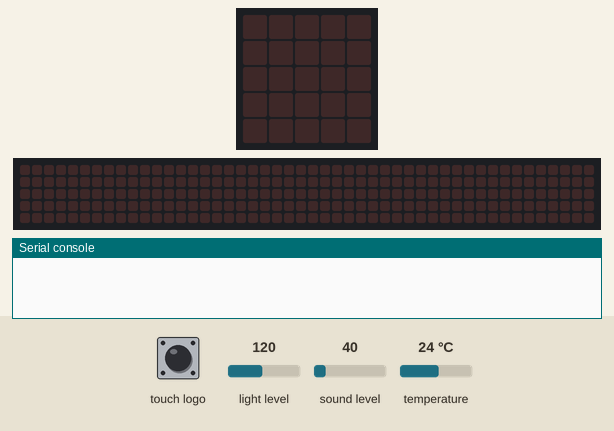
A program run on a simulated BBC micro:bit running MicroPython. Parts: the board's 5×5 LED display, a strip that is not on the board, showing the scrolling text unrolled, the last lines printed to the serial console. The test bench sets the inputs (shaded band); at power-on: light level 120, sound level 40, temperature 24 °C. The 48×5 strip is a reading aid, not a part: it shows the text the display is scrolling, unrolled, one strip-width of it at a time; data-log rows are listed on the console.

Above: at 1.2 s.
1.3 s: touch logo pressed for 0.15 s
At 1.37 s:
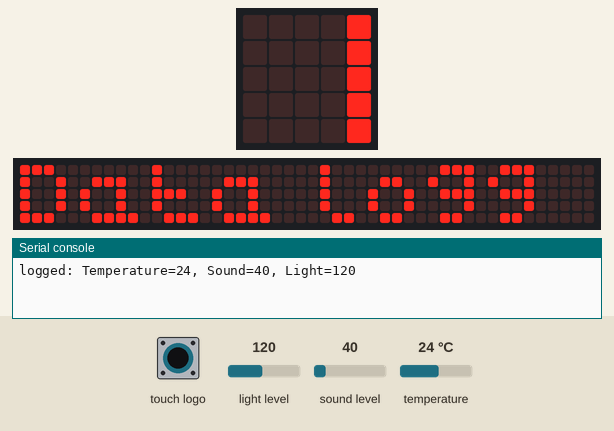
At 11.6 s:
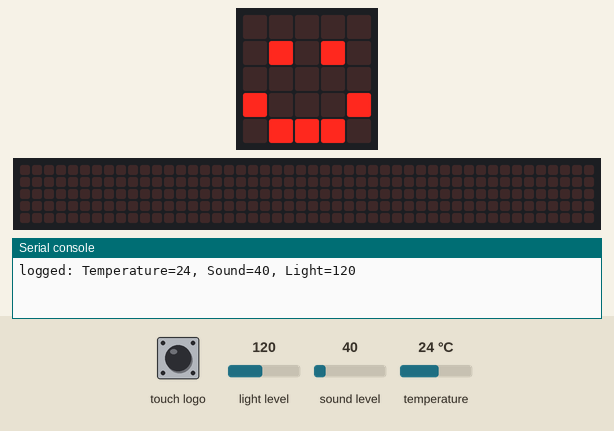
Timing chart, 0 to 11.9 s (numbered marks = the images above; inputs shaded):
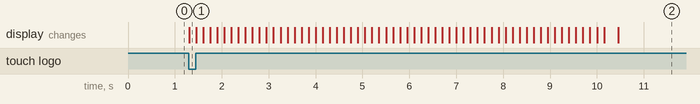

The program:

MicroBit3.py
```python
from microbit import *
import log


while True:
    temp=temperature()
    sound=microphone.sound_level()
    light=display.read_light_level()
    if pin_logo.is_touched():
        log.add({
          'Temperature': temperature(),
          'Sound': microphone.sound_level(),
          'Light': display.read_light_level()
        })

        display.scroll("Data logged!")
        display.show(Image('00000:''09090:''00000:''90009:''09990'))
```

Measured:
- after the input at 1.3 s, the display: changes at once (image 1)
